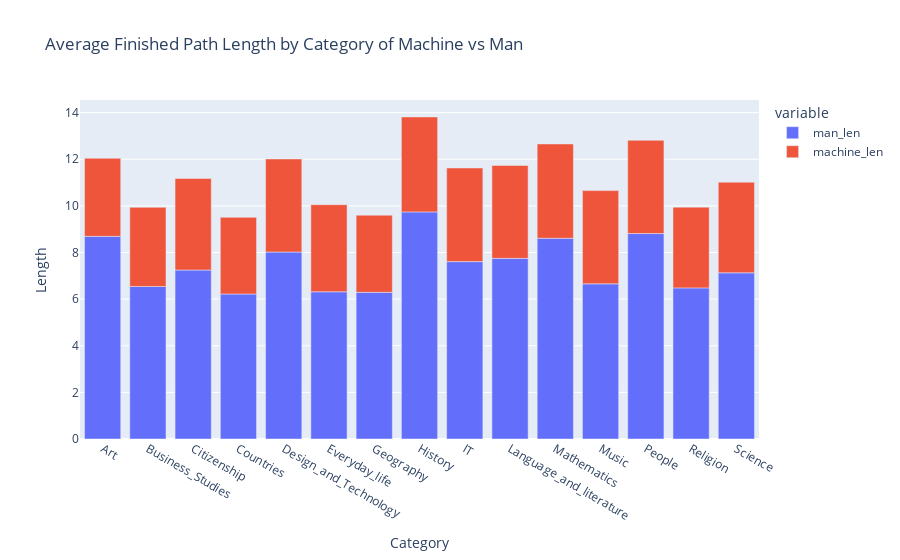

Write notebook code for a chart like this one.
### Code cell
fig = px.bar(man_avgs, title='Average Finished Path Length by Category of Machine vs Man')

fig.update_traces(
    showlegend=True,  # Show the legend
    legend_title='Player',  # Set legend title
    selector={'type': 'box'},  # Select traces of type 'box' for updating
)

# Update layout
fig.update_layout(
    # title='Average Finished Path Length by Category of Machine vs Man',
    xaxis=dict(title='Category'),
    yaxis=dict(title='Length'),
    yaxis2=dict(title='Length'),  # Add a separate y-axis label for the second box plot
)

### Figure 1 — Plotly figure (JSON) as saved in the notebook; plotly's stock layout.template omitted (floating-point values rounded to 4 significant figures)
{"data": [{"alignmentgroup": "True", "hovertemplate": "variable=man_len<br>Category=%{x}<br>value=%{y}<extra></extra>", "legendgroup": "man_len", "marker": {"color": "#636efa", "pattern": {"shape": ""}}, "name": "man_len", "offsetgroup": "man_len", "orientation": "v", "showlegend": true, "textposition": "auto", "type": "bar", "x": ["Art", "Business_Studies", "Citizenship", "Countries", "Design_and_Technology", "Everyday_life", "Geography", "History", "IT", "Language_and_literature", "Mathematics", "Music", "People", "Religion", "Science"], "xaxis": "x", "y": [8.694, 6.544, 7.248, 6.22, 8.021, 6.315, 6.291, 9.741, 7.609, 7.749, 8.612, 6.656, 8.812, 6.482, 7.13], "yaxis": "y"}, {"alignmentgroup": "True", "hovertemplate": "variable=machine_len<br>Category=%{x}<br>value=%{y}<extra></extra>", "legendgroup": "machine_len", "marker": {"color": "#EF553B", "pattern": {"shape": ""}}, "name": "machine_len", "offsetgroup": "machine_len", "orientation": "v", "showlegend": true, "textposition": "auto", "type": "bar", "x": ["Art", "Business_Studies", "Citizenship", "Countries", "Design_and_Technology", "Everyday_life", "Geography", "History", "IT", "Language_and_literature", "Mathematics", "Music", "People", "Religion", "Science"], "xaxis": "x", "y": [3.347, 3.392, 3.931, 3.288, 3.993, 3.736, 3.31, 4.074, 4.017, 3.985, 4.045, 4, 4, 3.464, 3.886], "yaxis": "y"}], "layout": {"barmode": "relative", "legend": {"title": {"text": "variable"}, "tracegroupgap": 0}, "title": {"text": "Average Finished Path Length by Category of Machine vs Man"}, "xaxis": {"anchor": "y", "domain": [0, 1], "title": {"text": "Category"}}, "yaxis": {"anchor": "x", "domain": [0, 1], "title": {"text": "Length"}}, "yaxis2": {"title": {"text": "Length"}}}}
